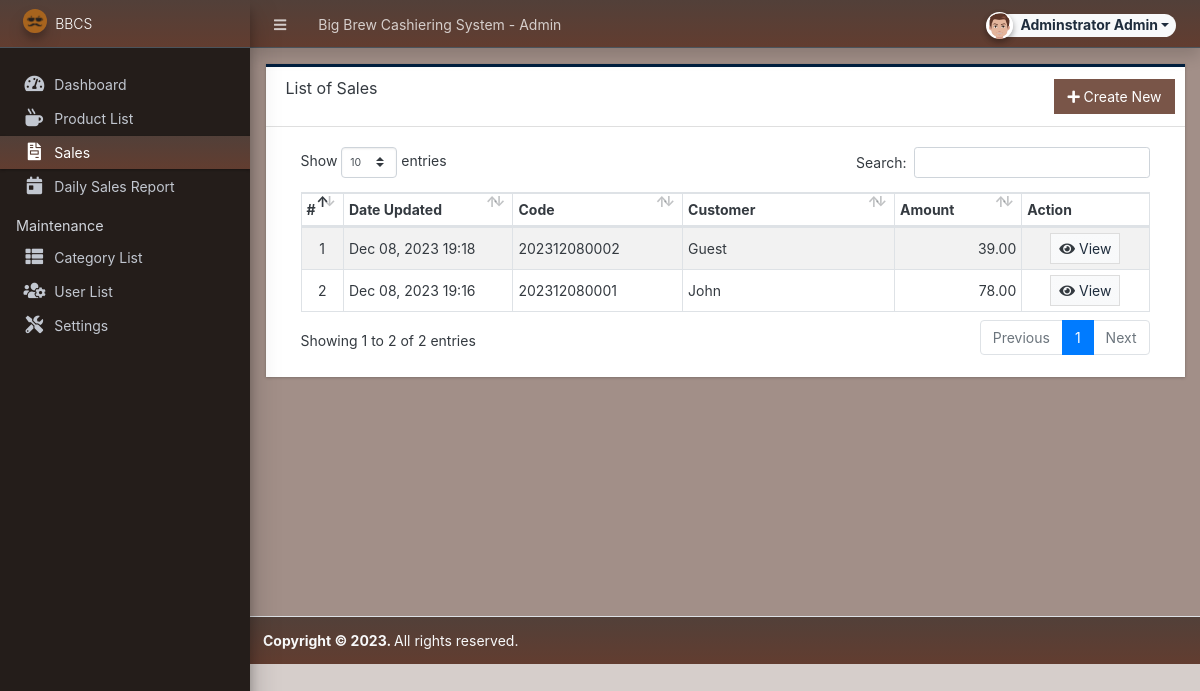
Screenshot of /admin/?page=sales (signed in) with the database file from the repository.
### tables this page shows
CREATE TABLE `sale_list` (
  `id` int(30) NOT NULL,
  `user_id` int(30) DEFAULT NULL,
  `code` varchar(100) NOT NULL,
  `client_name` text NOT NULL,
  `amount` float(15,2) NOT NULL DEFAULT 0.00,
  `tendered` float(15,2) NOT NULL DEFAULT 0.00,
  `payment_type` tinyint(1) NOT NULL COMMENT '1 = Cash,\r\n2 = Debit Card,\r\n3 = Credit Card',
  `payment_code` text DEFAULT NULL,
  `date_created` datetime NOT NULL DEFAULT current_timestamp(),
  `date_updated` datetime NOT NULL DEFAULT current_timestamp() ON UPDATE current_timestamp()
);

### config.php (called while the page is built, shortened)
<?php
function format_num($number = '' , $decimal = ''){
    if(is_numeric($number)){
        $ex = explode(".",$number);
        $decLen = isset($ex[1]) ? strlen($ex[1]) : 0;
        if(is_numeric($decimal)){
            return number_format($number,$decimal);
        }else{
            return number_format($number,$decLen);
        }
    }else{
        return "Invalid Input";
    }
}
?>

### admin/sales/index.php (the view, shortened to what this page needs)
<div class="card card-outline rounded-0 card-navy">
	<div class="card-header">
		<h3 class="card-title">List of Sales</h3>
		<div class="card-tools">
			<a href="./?page=sales/manage_sale" id="create_new" class="btn btn-flat btn-primary"><span class="fas fa-plus"></span>  Create New</a>
		</div>
	</div>
	<div class="card-body">
		<div class="container-fluid">
        <div class="container-fluid">
			<table class="table table-hover table-striped table-bordered">
				<colgroup>
					<col width="5%">
					<col width="20%">
					<col width="20%">
					<col width="25%">
					<col width="15%">
					<col width="15%">
				</colgroup>
				<thead>
					<tr>
						<th>#</th>
						<th>Date Updated</th>
						<th>Code</th>
						<th>Customer</th>
						<th>Amount</th>
						<th>Action</th>
					</tr>
				</thead>
				<tbody>
					<?php
					$i = 1;
						if($_settings->userdata('type') == 3):
						$qry = $conn->query("SELECT * FROM `sale_list` where user_id = '{$_settings->userdata('id')}' order by unix_timestamp(date_updated) desc ");
						else:
						$qry = $conn->query("SELECT * FROM `sale_list` order by unix_timestamp(date_updated) desc ");
						endif;
						while($row = $qry->fetch_assoc()):
					?>
						<tr>
							<td class="text-center"><?php echo $i++; ?></td>
							<td><p class="m-0 truncate-1"><?= date("M d, Y H:i", strtotime($row['date_updated'])) ?></p></td>
							<td><p class="m-0 truncate-1"><?= $row['code'] ?></p></td>
							<td><p class="m-0 truncate-1"><?= $row['client_name'] ?></p></td>
							<td class='text-right'><?= format_num($row['amount']) ?></td>
							<td align="center">
								<a class="btn btn-default bg-gradient-light btn-flat btn-sm" href="?page=sales/view_details&id=<?php echo $row['id'] ?>"><span class="fa fa-eye text-dark"></span> View</a>
							</td>
						</tr>
					<?php endwhile; ?>
				</tbody>
			</table>
		</div>
		</div>
	</div>
</div>

### rows the page displays
sale_list: date_updated "Dec 08, 2023 19:18", code "202312080002", client_name "Guest", amount "39.00"
sale_list: date_updated "Dec 08, 2023 19:16", code "202312080001", client_name "John", amount "78.00"

### other values shown
$_settings->info('name') "Big Brew Cashiering System"
$_settings->userdata('firstname').' '.$_settings->userdata('lastname') "Adminstrator Admin"
$_settings->info('short_name') "BBCS"
